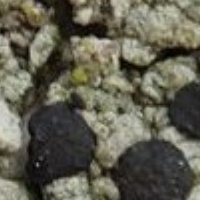
#> input picture Siamese_network/patches/train/Amandinea_punctata/Amandinea_punctata_texture01_crop_ 12.jpg, 200 x 200 px, found by its file name; its folder holds only this picture in this run
$ jupyter execute --allow-errors t_sne.ipynb   (older library calls are emulated)
#> lines starting #> are read from the running program, lines starting #| are printed output that depends on the picture
### handcrafted_descriptors/descriptor/binary_gabor_features.py
import numpy as np
import math
from math import exp
import cv2
from numpy.fft import fft2, ifft2


def bitget(number, pos):
    res = np.zeros(pos.shape)
    for i,p in enumerate(pos):
        res[i] = (number >> p) & 1
    return np.array(res)[::-1]


def find_ind(lista, value):
    res = []
    for i,l in enumerate(lista):
        if(l==value):
            res.append(i)
    return res

def preprocess_images(img):
    mean = np.mean(img)
    std = np.std(img)
    return (img - mean)/std


def gabor_filter_fixed_scale(mask, x, y, fftRows, fftCols, noOrientatations, ratio, sigma, lamb):

    gaborFirstScale = np.zeros((fftRows , fftCols, noOrientatations),dtype = "complex_")

    for oriIndex in np.arange(noOrientatations):
        theta = math.pi / noOrientatations * (oriIndex - 1)
        x_theta = x*math.cos(theta)+y*math.sin(theta)
        y_theta=-x*math.sin(theta)+y*math.cos(theta)


        gb =  np.multiply(np.exp(-.5*(np.power(x_theta,2)/sigma**2+np.power(y_theta,2)/(ratio * sigma)**2)),np.cos(np.multiply(2*math.pi/lamb,x_theta)))


        total = np.sum(np.sum(np.multiply(gb,mask)))
        meanInner = total / np.sum(np.sum(mask))
        gb = gb - np.mean(meanInner)
        evenGabor = np.multiply(gb,mask,dtype = "complex_")

        gb = np.multiply(np.exp(-.5*(np.power(x_theta,2)/sigma**2+np.power(y_theta,2)/(ratio * sigma)**2)),np.sin(np.multiply(2*math.pi/lamb,x_theta)))

        total = np.sum(np.sum(np.multiply(gb,mask)))
        meanInner = total / np.sum(np.sum(mask))
        gb = gb - np.mean(meanInner)
        oddGabor = np.multiply(gb,mask)

        evenGabor = np.array(evenGabor,dtype = "complex_" )
        oddGabor =  np.array(oddGabor,dtype = "complex_")

        res =  np.array(evenGabor + np.multiply(1j,oddGabor,dtype="complex_"),dtype = "complex_")

        gaborFirstScale[:,:,oriIndex] = fft2(evenGabor + np.multiply(1j,oddGabor,dtype="complex_"),s = (fftRows, fftCols))
    return gaborFirstScale


def gaborArray(rows, cols, halfLength = 17, noOrientatations = 8):
    #these two variables are used to extend the Gabor filter for the fft use.
    fftRows = rows + (halfLength * 2 + 1) - 1
    fftCols = cols + (halfLength * 2 + 1) -1
    xmax = halfLength;
    xmin = -halfLength;
    ymax = halfLength;
    ymin = -halfLength;
    x,y = np.meshgrid(np.arange(xmin,xmax + 1 ),np.arange(ymin,ymax + 1))
    ratio = 1.82
    mask = np.ones((halfLength * 2 + 1, halfLength * 2 + 1),dtype = "complex_")
    for i in range(halfLength * 2 + 1):
        for j in range(halfLength * 2 + 1):
            if ((i - halfLength)**2 + (j - halfLength)**2 > halfLength ** 2) :
                mask[i,j] = 0
    # scale of gabor filters
    gaborFirstScale = gabor_filter_fixed_scale(mask, x, y, fftRows, fftCols, noOrientatations, 1.82, 0.7, 1.3)
    gaborSecondScale = gabor_filter_fixed_scale(mask, x, y, fftRows, fftCols, noOrientatations, 1.82, 2.5, 5.2)
    gaborThirdScale = gabor_filter_fixed_scale(mask, x, y, fftRows, fftCols, noOrientatations, 1.82, 4.5, 22)
    gaborFFT = {}
    gaborFFT[1] = gaborFirstScale
    gaborFFT[2] = gaborSecondScale
    gaborFFT[3] = gaborThirdScale
    return gaborFFT


def GetMaping(bitNo):
    bins = np.uint32(2**bitNo)
    mapping = np.zeros([bins,1])
    labelMap = []
    tag = 2
    for index in range(bins):
        bitsForThisNumber = bitget(index, np.arange(bitNo))
        largestNumber = index
        for shiftIndex  in range(bitNo):
            shiftedBits = np.roll(bitsForThisNumber,shiftIndex)
            thisNum = 0
            for i in range(bitNo):
                thisNum = thisNum + (2**(i))*shiftedBits[i]
            if thisNum > largestNumber:
                largestNumber = thisNum
        if(len(labelMap) == 0):
            labelMap.append([largestNumber] + [1])
            mapping[index] = 1
        else:
            row = find_ind(np.asarray(labelMap)[:,0], largestNumber)
            if(len(row)== 0):
                labelMap.append([largestNumber] + [tag])
                mapping[index] = tag
                tag = tag + 1
            else:
                mapping[index] = labelMap[row[0]][1]
    return mapping


def BGF(img, center_x, center_y, size, halflngt = 17, all = False):
    if (all == False):
        print("SONO QUA")
        left_x = max(0,center_y - size)
        right_x = min(center_y + size,img.shape[0])
        left_y = max(0,center_x - size)
        right_y = min(center_x + size,img.shape[1])
        img = img[left_x:right_x, left_y: right_y]
        #print(left_x," ",right_x," ",left_y," ",right_y )
    img = preprocess_images(img)
    mapping = GetMaping(8)
    rows = img.shape[0]
    cols = img.shape[1]
    GA = gaborArray(rows, cols,halfLength = halflngt)
    halfLength = halflngt
    filterRows = 2*halfLength + 1
    filterCols = 2*halfLength + 1
    fftRows = rows + filterRows -1
    fftCols = cols + filterCols -1
    noOrientatations = 8
    imageFFT = fft2(img, s = (fftRows, fftCols))
    tHist = np.zeros([216, 1])
    evenGaborRes = np.zeros([rows - halfLength * 2, cols - halfLength * 2, 8])
    oddGaborRes = np.zeros([rows - halfLength * 2, cols - halfLength * 2, 8])
    for scaleIndex in range(1,4):
        evenHistAtThisScale = np.zeros([36, 1])
        oddHistAtThisScale = np.zeros([36, 1])
        gabor = GA[scaleIndex]

        for oriIndex in range(noOrientatations):
            gaborResponse = ifft2(np.multiply(imageFFT,gabor[:,:,oriIndex]))
            # valid part
            evenGaborRes[:,:,oriIndex] = np.real(gaborResponse[halfLength*2+1:rows+1, halfLength*2+1:cols+1])
            oddGaborRes[:,:,oriIndex] = np.imag(gaborResponse[halfLength*2+1:rows+1, halfLength*2+1:cols+1])

        evenBinaryRes = evenGaborRes > 0
        oddBinaryRes = oddGaborRes > 0

        evenNoArray = np.zeros([rows - halfLength * 2, cols - halfLength * 2])
        oddNoArray = np.zeros([rows - halfLength * 2, cols - halfLength * 2])

        for oriIndex in range(noOrientatations):
            evenNoArray = evenNoArray + np.multiply(evenBinaryRes[:,:, oriIndex],(2**(oriIndex)))
            oddNoArray = oddNoArray + np.multiply(oddBinaryRes[:,:, oriIndex],(2**(oriIndex)))
        validRows = evenNoArray.shape[0]
        validCols = evenNoArray.shape[1]

        for row in range(validRows):
            for col in range(validCols):
                number = evenNoArray[row, col]
                pattern = int(mapping[int(number)])

                evenHistAtThisScale[pattern-1] = evenHistAtThisScale[pattern-1] + 1


                number = oddNoArray[row, col]
                pattern = int(mapping[int(number)])
                oddHistAtThisScale[pattern-1] = oddHistAtThisScale[pattern-1] + 1

        evenHistAtThisScale = evenHistAtThisScale/ np.linalg.norm(evenHistAtThisScale)
        oddHistAtThisScale = oddHistAtThisScale / np.linalg.norm(oddHistAtThisScale)

        tHist[(scaleIndex - 1) * 72: (scaleIndex - 1) * 72 + 36] = evenHistAtThisScale
        tHist[(scaleIndex - 1) * 72 + 36: scaleIndex * 72] = oddHistAtThisScale
    return tHist

### handcrafted_descriptors/grid_classification/t_sne.ipynb
[cell 1]
import numpy as np
from sklearn.datasets import load_digits
from scipy.spatial.distance import pdist
from sklearn.manifold.t_sne import _joint_probabilities
from scipy import linalg
from sklearn.metrics import pairwise_distances
from scipy.spatial.distance import squareform
from sklearn.manifold import TSNE
from matplotlib import pyplot as plt
import seaborn as sns

[cell 2]
sns.set(rc={'figure.figsize':(11.7,8.27)})
palette = sns.color_palette("bright", 20)

[cell 3]
X, y = load_digits(return_X_y=True)

[cell 4]
y

[cell 5]
MACHINE_EPSILON = np.finfo(np.double).eps
n_components = 2
perplexity = 60

[cell 6]
def _tsne(P, degrees_of_freedom, n_samples, X_embedded):
    params = X_embedded.ravel()

    obj_func = _kl_divergence

    params = _gradient_descent(obj_func, params, [P, degrees_of_freedom, n_samples, n_components])

    X_embedded = params.reshape(n_samples, n_components)
    return X_embedded

[cell 7]
def fit(X):
    n_samples = X.shape[0]

    # Compute euclidean distance
    distances = pairwise_distances(X, metric='euclidean', squared=True)

    # Compute joint probabilities p_ij from distances.
    P = _joint_probabilities(distances=distances, desired_perplexity=perplexity, verbose=False)

    # The embedding is initialized with iid samples from Gaussians with standard deviation 1e-4.
    X_embedded = 1e-4 * np.random.mtrand._rand.randn(n_samples, n_components).astype(np.float32)

    # degrees_of_freedom = n_components - 1 comes from
    # "Learning a Parametric Embedding by Preserving Local Structure"
    # Laurens van der Maaten, 2009.
    degrees_of_freedom = max(n_components - 1, 1)

    return _tsne(P, degrees_of_freedom, n_samples, X_embedded=X_embedded)

[cell 8]
def _kl_divergence(params, P, degrees_of_freedom, n_samples, n_components):
    X_embedded = params.reshape(n_samples, n_components)

    dist = pdist(X_embedded, "sqeuclidean")
    dist /= degrees_of_freedom
    dist += 1.
    dist **= (degrees_of_freedom + 1.0) / -2.0
    Q = np.maximum(dist / (2.0 * np.sum(dist)), MACHINE_EPSILON)

    # Kullback-Leibler divergence of P and Q
    kl_divergence = 2.0 * np.dot(P, np.log(np.maximum(P, MACHINE_EPSILON) / Q))

    # Gradient: dC/dY
    grad = np.ndarray((n_samples, n_components), dtype=params.dtype)
    PQd = squareform((P - Q) * dist)
    for i in range(n_samples):
        grad[i] = np.dot(np.ravel(PQd[i], order='K'),
                         X_embedded[i] - X_embedded)
    grad = grad.ravel()
    c = 2.0 * (degrees_of_freedom + 1.0) / degrees_of_freedom
    grad *= c
    return kl_divergence, grad

#> (a cell that did not finish here is left out)

#> (a cell that did not finish here is left out)

#> (a cell that did not finish here is left out)

[cell 12]
from scipy.io import loadmat

def load_descriptor_from_matfile(ft_path,lab_path):
    feat = loadmat(ft_path)
#> (reads handcrafted_descriptors/grid_classification/python_data/training_features.mat from the repository)
    feat = feat['features']
    lab = loadmat(lab_path)
    lab = lab['labels']
    return feat, lab

[cell 13]
trf = '../../../features_for_python_4_opponent_phow/phow_4_' + str(450) +'_rbf/training_features.mat'
trlab = '../../../features_for_python_4_opponent_phow/phow_4_' + str(450) +'_rbf/training_lab_features.mat'


#> (the rest of this cell did not finish here and is left out)

#> (a cell that did not finish here is left out)

#> (a cell that did not finish here is left out)

#> (a cell that did not finish here is left out)

#> (a cell that did not finish here is left out)

[cell 18]
import numpy as np
from sklearn.manifold import TSNE

#> (the rest of this cell did not finish here and is left out)

#> (a cell that did not finish here is left out)

[cell 20]
import sys
sys.path.append('/Users/admin/Desktop/tesi/Thesis/')

from handcrafted_descriptors.descriptor import binary_gabor_features as bgf

import os

def getPath_and_dict(path, train):
#> called with path = '../../../data/train', train = False
    lichens = os.listdir(path)
    dic_lic = {}
    res = []
    for i,l in enumerate(lichens):
        dic_lic[l] = i
        pth = os.path.join(path,l)
        images_of_specific_lichen = os.listdir(pth)
        for j,im in enumerate(images_of_specific_lichen):
            image = os.path.join(pth,im)
            res.append(image)
#> pass 2 of the loop in getPath_and_dict, `for i,l in enumerate(lichens):`:
#> pass 3 of the loop in getPath_and_dict, `for i,l in enumerate(lichens):`:


    if(train is True):
        np.random.shuffle(res)
    return res, dic_lic


def readimage(im):
    img = cv2.imread(im)
#> img is the input picture: shape (200, 200, 3); mean B, G, R 81.7, 95.9, 97.7
    img = cv2.cvtColor(img, cv2.COLOR_BGR2RGB)
    return img


def getDescriptors(img, halflength = 15):
#> called with halflength = 15
    img_r = img[:,:,0]
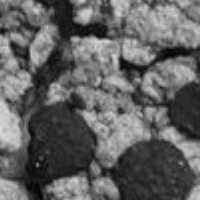
#> img_r: shape (200, 200); min 2, max 219, mean 97.7
    img_g = img[:,:,1]
    img_b = img[:,:,2]
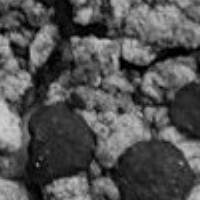
#> img_b: shape (200, 200); min 0, max 207, mean 81.7
    feat_1 = bgf.BGF(img_r, 200,200,50, halflngt = halflength, all = True)
#> in preprocess_images, `mean = np.mean(img)`: mean = 97.71
#> in preprocess_images, `std = np.std(img)`: std = 51.44
#> after the loop in gabor_filter_fixed_scale, `for oriIndex in np.arange(noOrientatations):`:
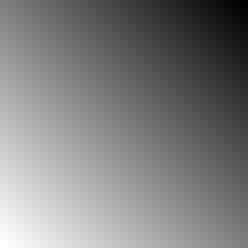
#> x_theta: shape (31, 31) float64 (shown 8 times larger); min -21.21, max 21.21, mean 0; drawn with min black and max white
#> after the loop in gabor_filter_fixed_scale, `for oriIndex in np.arange(noOrientatations):`:
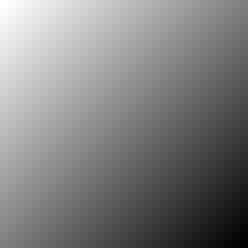
#> y_theta: shape (31, 31) float64 (shown 8 times larger); min -21.21, max 21.21, mean 0; drawn with min black and max white
#> after the loop in BGF, `for scaleIndex in range(1,4):`:
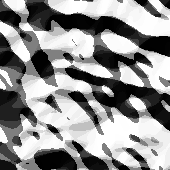
#> oddNoArray: shape (170, 170) float64; min 0, max 255, mean 144.4
#> after the loop in BGF, `for scaleIndex in range(1,4):`: tHist = 216 values, max 0.705 at index 0, min 0 at index 8, mean 0.102
#> feat_1 has the same summary as tHist in BGF
    feat_2 = bgf.BGF(img_g, 200,200,50, halflngt = halflength, all = True)
#> call 2 of BGF, with center_x = 200, center_y = 200, size = 50, halflngt = 15, all = True
#> after the loop in BGF (call 2), `for scaleIndex in range(1,4):`:
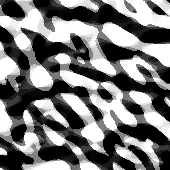
#> evenNoArray: shape (170, 170) float64; min 0, max 255, mean 119.2
#> after the loop in BGF (call 2), `for scaleIndex in range(1,4):`:
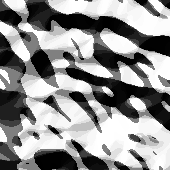
#> oddNoArray: shape (170, 170) float64; min 0, max 255, mean 144.8
#> after the loop in BGF (call 2), `for scaleIndex in range(1,4):`: tHist = 216 values, max 0.71 at index 0, min 0 at index 8, mean 0.102
#> feat_2 has the same summary as tHist in BGF
    feat_3 = bgf.BGF(img_b, 200,200,50, halflngt = halflength, all = True)
#> call 3 of BGF, with center_x = 200, center_y = 200, size = 50, halflngt = 15, all = True
#> in preprocess_images (call 3), `mean = np.mean(img)`: mean = 81.66
#> in preprocess_images (call 3), `std = np.std(img)`: std = 47.03
#> in preprocess_images (call 3), `return (img - mean)/std`:
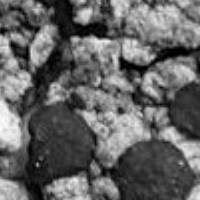
#> returned value: shape (200, 200) float64; min -1.74, max 2.66, mean 3.41e-17; drawn with min black and max white
#> after the loop in BGF (call 3), `for scaleIndex in range(1,4):`:
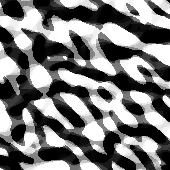
#> evenNoArray: shape (170, 170) float64; min 0, max 255, mean 120
#> after the loop in BGF (call 3), `for scaleIndex in range(1,4):`:
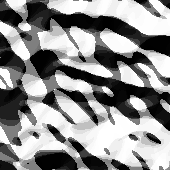
#> oddNoArray: shape (170, 170) float64; min 0, max 255, mean 142.4
#> after the loop in BGF (call 3), `for scaleIndex in range(1,4):`: tHist = 216 values, max 0.693 at index 0, min 0 at index 4, mean 0.102
#> feat_3 has the same summary as tHist in BGF
    res = np.concatenate([feat_1, feat_2, feat_3])
#> res = 648 values, max 0.71 at index 216, min 0 at index 8, mean 0.102
    return res

def extract_descriptors(path,train = False):
    images_pth, label_dict = getPath_and_dict(path, train)
    descriptor_list = []


    train_labels = []
    image_count = len(images_pth)
    for i,img_path in enumerate(images_pth):
        cl = img_path.split('/')[-2]
        class_index = cl
        train_labels.append(class_index)
        img = readimage(img_path)
        dsc = getDescriptors(img)
#> dsc has the same summary as res in getDescriptors
        if(i%100==0):
            print(dsc.shape)
#| (648, 1)
        descriptor_list.append(dsc)
#> pass 2 of the loop in extract_descriptors, `for i,img_path in enumerate(images_pth):`:
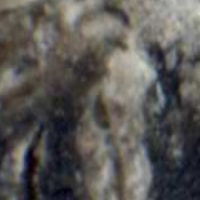
#> input picture Siamese_network/patches/train/Arthonia_radiata/Arthonia_radiata_texture01_crop_ 10.jpg, 200 x 200 px, found by its file name
#> in readimage, img is the input picture: shape (200, 200, 3); mean B, G, R 85.5, 88.5, 90.8
#> after the loop in BGF (call 6), `for scaleIndex in range(1,4):`:
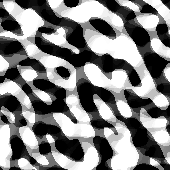
#> evenNoArray: shape (170, 170) float64; min 0, max 255, mean 127.4
#> after the loop in BGF (call 6), `for scaleIndex in range(1,4):`:
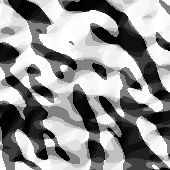
#> oddNoArray: shape (170, 170) float64; min 0, max 255, mean 145.6
#> after the loop in BGF (call 6), `for scaleIndex in range(1,4):`: tHist = 216 values, max 0.69 at index 0, min 0 at index 8, mean 0.0965
#> dsc = 648 values, max 0.694 at index 216, min 0 at index 8, mean 0.0956
#> pass 3 of the loop in extract_descriptors, `for i,img_path in enumerate(images_pth):`:
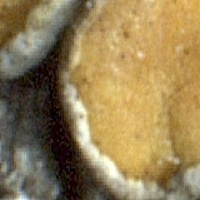
#> input picture Siamese_network/patches/train/Caloplaca_cerina/Caloplaca_cerina_texture01_crop_ 9.jpg, 200 x 200 px, found by its file name
#> in readimage, img is the input picture: shape (200, 200, 3); mean B, G, R 85.6, 127.6, 148.8
#> after the loop in BGF (call 9), `for scaleIndex in range(1,4):`:
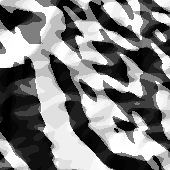
#> oddNoArray: shape (170, 170) float64; min 0, max 255, mean 128
#> after the loop in BGF (call 9), `for scaleIndex in range(1,4):`: tHist = 216 values, max 0.678 at index 144, min 0 at index 4, mean 0.104
#> dsc = 648 values, max 0.678 at index 576, min 0 at index 8, mean 0.105
    descriptors =np.array(descriptor_list)
    train_labels = np.array(train_labels)
    return descriptors, train_labels
